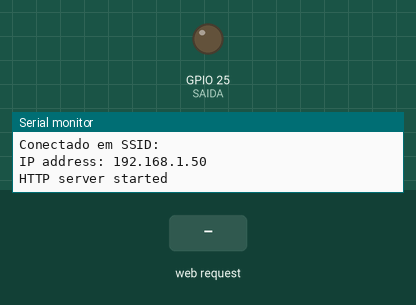
Recording of a sketch running on a simulated ESP32. Shown: output pins drawn as LEDs (lit = HIGH), the last lines printed to the serial monitor. The test bench sets the inputs (shaded band). WiFi joins after 1.5 s; servers stay silent unless stated.

Above: at 2.7 s.
2.8 s: HTTP request GET /ligar received
At 3.6 s:
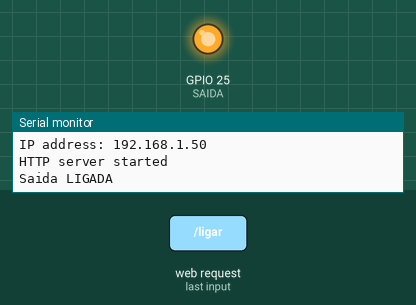
4.3 s: HTTP request GET /desligar received
At 4.7 s:
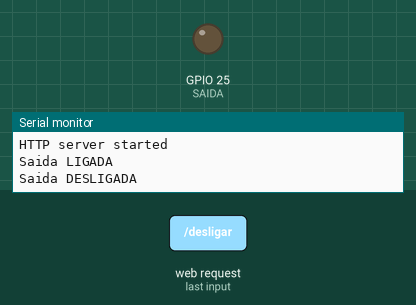
Timing chart, 0 to 7.3 s (numbered marks = the images above; inputs shaded):
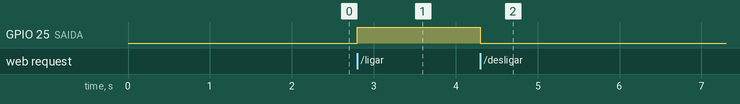

The sketch:

ajaxbotoes.ino
```cpp
/*
 * ESP32 AJAX Demo
 * Updates and Gets data from webpage without page refresh
 * https://circuits4you.com
 * Adaptação: Marcos Chaves jun/2026
 *
 * Acrescentado:
 * - Botão LIGAR
 * - Botão DESLIGAR
 * - Controle do GPIO 25
 */

#include <WiFi.h>
#include <WiFiClient.h>
#include <WebServer.h>

#include "index.h"

//--------------------------------------------------------------
// Configuração da saída
//--------------------------------------------------------------

#define SAIDA 25


WebServer server(80);

int i = 0;

//--------------------------------------------------------------
// Wi-Fi
//--------------------------------------------------------------

const char* ssid = "";
const char* password = "";


//===============================================================
// Página principal
//===============================================================

void handleRoot() {

  String s = MAIN_page;

  server.send(200, "text/html", s);
}


//===============================================================
// Entrada analógica GPIO 32
//===============================================================

void handleADC() {

  int a = analogRead(32);

  String adcValue = String(a);

  server.send(200, "text/plain", adcValue);
}


//===============================================================
// Entrada analógica GPIO 33
//===============================================================

void handlegpio1() {

  int b = analogRead(33);

  String adcValue = String(b);

  server.send(200, "text/plain", adcValue);
}


//===============================================================
// Entrada analógica GPIO 34
//===============================================================

void handlegpio2() {

  int c = analogRead(34);

  String adcValue = String(c);

  server.send(200, "text/plain", adcValue);
}

//===============================================================
// mensagem
//===============================================================
void handlemsgoled() {
 String s = "Mensagem exemplo";
 server.send(200, "text/html", s); //envia para webpage

}


//===============================================================
// LIGAR saída
//===============================================================

void handleLigar() {

  digitalWrite(SAIDA, HIGH);

  Serial.println("Saida LIGADA");

  server.send(200, "text/plain", "LIGADO");
}


//===============================================================
// DESLIGAR saída
//===============================================================

void handleDesligar() {

  digitalWrite(SAIDA, LOW);

  Serial.println("Saida DESLIGADA");

  server.send(200, "text/plain", "DESLIGADO");
}


//===============================================================
// Consultar estado da saída
//===============================================================

void handleEstado() {

  if (digitalRead(SAIDA) == HIGH) {

    server.send(200, "text/plain", "LIGADO");

  } else {

    server.send(200, "text/plain", "DESLIGADO");
  }
}


//===============================================================
// SETUP
//===============================================================

void setup(void) {

  Serial.begin(115200);

  Serial.println();
  Serial.println("Booting Sketch...");


  //-------------------------------------------------------------
  // Configura saída digital
  //-------------------------------------------------------------

  pinMode(SAIDA, OUTPUT);

  // inicia desligada
  digitalWrite(SAIDA, LOW);


  /*
  // ESP32 como Access Point
  // Descomentar para criar um Access Point

  WiFi.mode(WIFI_AP);
  WiFi.softAP(ssid, password);
  */


  //-------------------------------------------------------------
  // ESP32 conecta na rede Wi-Fi
  //-------------------------------------------------------------

  WiFi.mode(WIFI_STA);

  WiFi.begin(ssid, password);

  Serial.println("Connecting to ");
  Serial.print(ssid);


  // Aguarda conexão

  while (WiFi.waitForConnectResult() != WL_CONNECTED) {

    Serial.print(".");
  }


  //-------------------------------------------------------------
  // Mostra endereço IP
  //-------------------------------------------------------------

  Serial.println("");

  Serial.print("Conectado em SSID: ");
  Serial.println(ssid);

  Serial.print("IP address: ");
  Serial.println(WiFi.localIP());


  //-------------------------------------------------------------
  // Rotas do servidor HTTP
  //-------------------------------------------------------------

  server.on("/", handleRoot);

  server.on("/readADC", handleADC);

  server.on("/readgpio1", handlegpio1);

  server.on("/readgpio2", handlegpio2);

  server.on("/msgoled", handlemsgoled);

  //  rotas de controle

  server.on("/ligar", handleLigar);

  server.on("/desligar", handleDesligar);

  server.on("/estado", handleEstado);


  //-------------------------------------------------------------
  // Inicia servidor
  //-------------------------------------------------------------

  server.begin();

  Serial.println("HTTP server started");
}


//===============================================================
// LOOP
//===============================================================

void loop(void) {

  server.handleClient();

  delay(1);
}
```

index.h
```cpp
const char MAIN_page[] PROGMEM = R"=====(
<!DOCTYPE html>
<html>

<style>

.card{
    max-width: 400px;
    min-height: 250px;
    background: #02b875;
    padding: 30px;
    box-sizing: border-box;
    color: #FFF;
    margin:20px;
    box-shadow: 0px 2px 18px -4px rgba(0,0,0,0.75);
}

button{
    padding: 12px 25px;
    margin: 8px;
    font-size: 18px;
    border: none;
    border-radius: 5px;
    cursor: pointer;
}

.botaoLigar{
    background-color: #1b5e20;
    color: white;
}

.botaoDesligar{
    background-color: #b71c1c;
    color: white;
}

#estadoSaida{
    font-weight: bold;
}

</style>

<body>

<div class="card">

  <h4>Atualizacao da webpage ESP32 sem refresh utilizando AJAX</h4><br>

  <h1>GPIO 32:
    <span id="ADCValue"></span>
  </h1><br>

  <h1>GPIO 33:
    <span id="gpio1"></span>
  </h1><br>

  <h1>GPIO 34:
    <span id="gpio2"></span>
  </h1><br>

  <h1>Status:
    <span id="textoserial"></span>
  </h1><br>


  <!-- Controle da saída digital -->

  <h2>Controle GPIO 25</h2>

  <button class="botaoLigar" onclick="ligarSaida()">
    LIGAR
  </button>

  <button class="botaoDesligar" onclick="desligarSaida()">
    DESLIGAR
  </button>

  <h2>Saida:
    <span id="estadoSaida">DESLIGADO</span>
  </h2>

</div>


<script>


//=============================================================
// Atualização das entradas analógicas
//=============================================================

setInterval(function() {

  // chama cada função repetidamente a cada 2 segundos

  getData();
  getgpio1();
  getgpio2();

}, 2000);


//=============================================================
// Atualização do texto
//=============================================================

setInterval(function() {

  getgtexto();

}, 5000);


//=============================================================
// GPIO 32
//=============================================================

function getData() {

  var xhttp = new XMLHttpRequest();

  xhttp.onreadystatechange = function() {

    // verifica se URL esta disponivel (cod. 200)

    if (this.readyState == 4 && this.status == 200) {

      document.getElementById("ADCValue").innerHTML =
      this.responseText;

    }

  };

  xhttp.open("GET", "/readADC", true);

  xhttp.send();
}


//=============================================================
// GPIO 33
//=============================================================

function getgpio1() {

  var xhttp = new XMLHttpRequest();

  xhttp.onreadystatechange = function() {

    if (this.readyState == 4 && this.status == 200) {

      document.getElementById("gpio1").innerHTML =
      this.responseText;

    }

  };

  xhttp.open("GET", "/readgpio1", true);

  xhttp.send();
}


//=============================================================
// GPIO 34
//=============================================================

function getgpio2() {

  var xhttp = new XMLHttpRequest();

  xhttp.onreadystatechange = function() {

    if (this.readyState == 4 && this.status == 200) {

      document.getElementById("gpio2").innerHTML =
      this.responseText;

    }

  };

  xhttp.open("GET", "/readgpio2", true);

  xhttp.send();
}


//=============================================================
// Texto de status
//=============================================================

function getgtexto() {

  var xhttp = new XMLHttpRequest();

  xhttp.onreadystatechange = function() {

    if (this.readyState == 4 && this.status == 200) {

      document.getElementById("textoserial").innerHTML =
      this.responseText;

    }

  };

  xhttp.open("GET", "/msgoled", true);

  xhttp.send();
}


//=============================================================
// Botão LIGAR
//=============================================================

function ligarSaida() {

  var xhttp = new XMLHttpRequest();

  xhttp.onreadystatechange = function() {

    if (this.readyState == 4 && this.status == 200) {

      document.getElementById("estadoSaida").innerHTML =
      this.responseText;

    }

  };

  xhttp.open("GET", "/ligar", true);

  xhttp.send();
}


//=============================================================
// Botão DESLIGAR
//=============================================================

function desligarSaida() {

  var xhttp = new XMLHttpRequest();

  xhttp.onreadystatechange = function() {

    if (this.readyState == 4 && this.status == 200) {

      document.getElementById("estadoSaida").innerHTML =
      this.responseText;

    }

  };

  xhttp.open("GET", "/desligar", true);

  xhttp.send();
}


</script>

</body>

</html>

)=====";
```

Measured:
- after the input at 2.8 s, GPIO 25 (SAIDA): LOW → HIGH at once
- after the input at 4.3 s, GPIO 25 (SAIDA): HIGH → LOW at once
